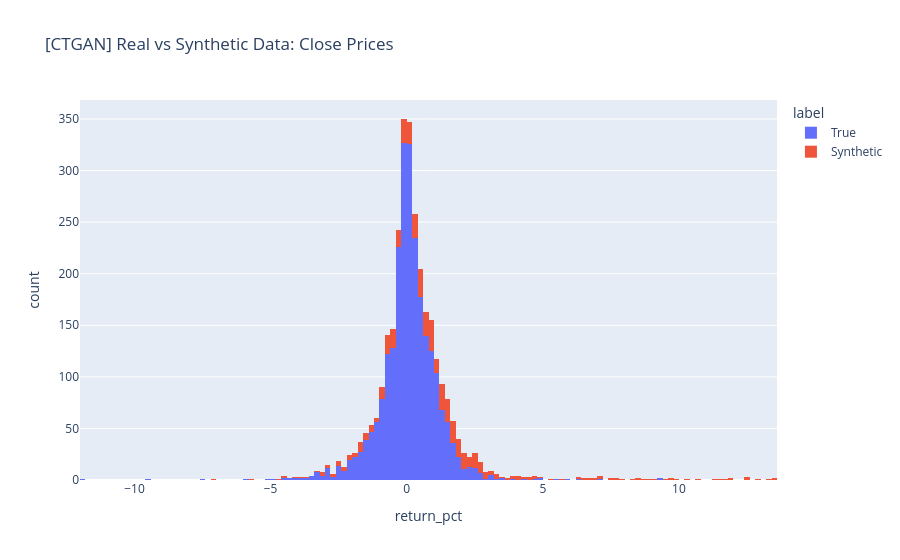

Source (notebook cell):
### Markdown cell above
# 2️⃣ Compare distributions [CTGAN]

### Code cell
true_labels = ['True'] * len(ctgan_real_data_df)
synthetic_labels = ['Synthetic'] * len(ctgan_synthetic_data_df)
true_returns = pd.DataFrame({
    'return_pct': ctgan_real_data_df['return_pct'],
    'label': true_labels
})
synthetic_returns = pd.DataFrame({
    'return_pct': ctgan_synthetic_data_df['return_pct'],
    'label': synthetic_labels
})
returns_df = pd.concat([true_returns, synthetic_returns], ignore_index=True)

px.histogram(returns_df, x="return_pct", color="label", title="[CTGAN] Real vs Synthetic Data: Close Prices")

### Figure 1 — Plotly figure (JSON) as saved in the notebook; plotly's stock layout.template omitted (floating-point values rounded to 4 significant figures; data arrays with more than 128 entries replaced by an {"elided": "..."} marker saying what was removed)
{"data": [{"bingroup": "x", "hovertemplate": "label=True<br>return_pct=%{x}<br>count=%{y}<extra></extra>", "legendgroup": "True", "marker": {"color": "#636efa", "pattern": {"shape": ""}}, "name": "True", "orientation": "v", "showlegend": true, "type": "histogram", "x": {"elided": "2514 float values"}, "xaxis": "x", "yaxis": "y"}, {"bingroup": "x", "hovertemplate": "label=Synthetic<br>return_pct=%{x}<br>count=%{y}<extra></extra>", "legendgroup": "Synthetic", "marker": {"color": "#EF553B", "pattern": {"shape": ""}}, "name": "Synthetic", "orientation": "v", "showlegend": true, "type": "histogram", "x": {"elided": "500 float values"}, "xaxis": "x", "yaxis": "y"}], "layout": {"barmode": "relative", "legend": {"title": {"text": "label"}, "tracegroupgap": 0}, "title": {"text": "[CTGAN] Real vs Synthetic Data: Close Prices"}, "xaxis": {"anchor": "y", "domain": [0, 1], "title": {"text": "return_pct"}}, "yaxis": {"anchor": "x", "domain": [0, 1], "title": {"text": "count"}}}}
